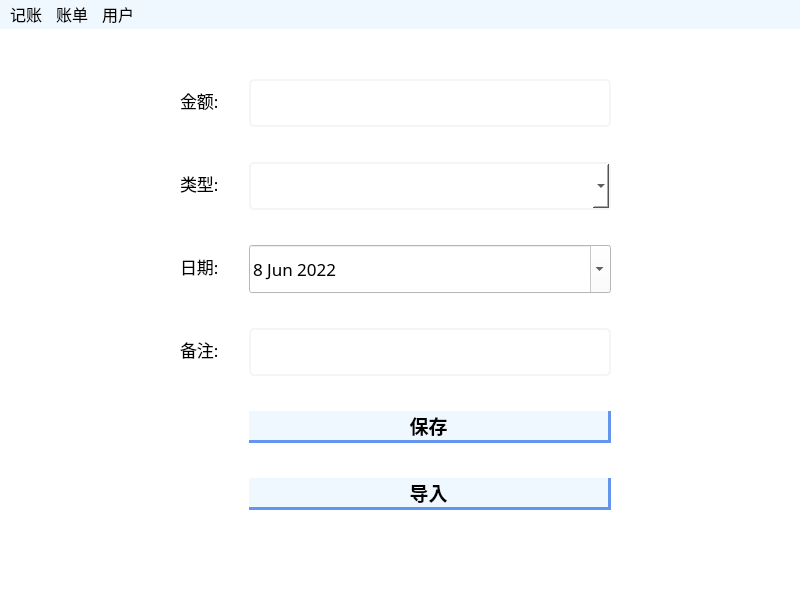
<?xml version="1.0" encoding="UTF-8"?>
<ui version="4.0">
 <class>MainWindow</class>
 <widget class="QMainWindow" name="MainWindow">
  <property name="geometry">
   <rect>
    <x>0</x>
    <y>0</y>
    <width>800</width>
    <height>600</height>
   </rect>
  </property>
  <property name="font">
   <font>
    <family>微软雅黑</family>
    <pointsize>12</pointsize>
   </font>
  </property>
  <property name="windowTitle">
   <string>个人记账系统</string>
  </property>
  <property name="styleSheet">
   <string notr="true">background-color: rgb(255, 255, 255);</string>
  </property>
  <property name="iconSize">
   <size>
    <width>24</width>
    <height>24</height>
   </size>
  </property>
  <widget class="QWidget" name="centralwidget">
   <widget class="QWidget" name="formLayoutWidget">
    <property name="geometry">
     <rect>
      <x>180</x>
      <y>50</y>
      <width>431</width>
      <height>431</height>
     </rect>
    </property>
    <layout class="QFormLayout" name="formLayout">
     <property name="horizontalSpacing">
      <number>30</number>
     </property>
     <property name="verticalSpacing">
      <number>35</number>
     </property>
     <item row="0" column="0">
      <widget class="QLabel" name="label">
       <property name="font">
        <font>
         <family>微软雅黑</family>
         <pointsize>13</pointsize>
        </font>
       </property>
       <property name="text">
        <string>金额:</string>
       </property>
      </widget>
     </item>
     <item row="0" column="1">
      <widget class="QLineEdit" name="lineEdit">
       <property name="sizePolicy">
        <sizepolicy hsizetype="Expanding" vsizetype="Expanding">
         <horstretch>0</horstretch>
         <verstretch>0</verstretch>
        </sizepolicy>
       </property>
       <property name="font">
        <font>
         <family>微软雅黑</family>
         <pointsize>13</pointsize>
        </font>
       </property>
       <property name="styleSheet">
        <string notr="true">QLineEdit{
    border: 2px solid #F5F5F5;
	border-radius: 5px;
}
QLineEdit:hover{
    border-bottom: 3px solid #66A3FF;
    }
QLineEdit:focus{
    border-bottom: 3px solid #6495ED;
    }</string>
       </property>
       <property name="text">
        <string/>
       </property>
      </widget>
     </item>
     <item row="1" column="0">
      <widget class="QLabel" name="label_3">
       <property name="font">
        <font>
         <family>微软雅黑</family>
         <pointsize>13</pointsize>
        </font>
       </property>
       <property name="text">
        <string>类型:</string>
       </property>
      </widget>
     </item>
     <item row="2" column="0">
      <widget class="QLabel" name="label_2">
       <property name="font">
        <font>
         <family>微软雅黑</family>
         <pointsize>13</pointsize>
        </font>
       </property>
       <property name="text">
        <string>日期:</string>
       </property>
      </widget>
     </item>
     <item row="2" column="1">
      <widget class="QDateEdit" name="dateEdit">
       <property name="sizePolicy">
        <sizepolicy hsizetype="Minimum" vsizetype="Expanding">
         <horstretch>0</horstretch>
         <verstretch>0</verstretch>
        </sizepolicy>
       </property>
       <property name="font">
        <font>
         <family>微软雅黑</family>
         <pointsize>13</pointsize>
        </font>
       </property>
       <property name="dateTime">
        <datetime>
         <hour>0</hour>
         <minute>0</minute>
         <second>0</second>
         <year>2022</year>
         <month>6</month>
         <day>8</day>
        </datetime>
       </property>
       <property name="calendarPopup">
        <bool>true</bool>
       </property>
       <property name="date">
        <date>
         <year>2022</year>
         <month>6</month>
         <day>8</day>
        </date>
       </property>
      </widget>
     </item>
     <item row="3" column="0">
      <widget class="QLabel" name="label_4">
       <property name="font">
        <font>
         <family>微软雅黑</family>
         <pointsize>13</pointsize>
        </font>
       </property>
       <property name="text">
        <string>备注:</string>
       </property>
      </widget>
     </item>
     <item row="3" column="1">
      <widget class="QLineEdit" name="lineEdit_3">
       <property name="sizePolicy">
        <sizepolicy hsizetype="Expanding" vsizetype="Expanding">
         <horstretch>0</horstretch>
         <verstretch>0</verstretch>
        </sizepolicy>
       </property>
       <property name="font">
        <font>
         <family>微软雅黑</family>
         <pointsize>13</pointsize>
        </font>
       </property>
       <property name="styleSheet">
        <string notr="true">QLineEdit{
    border: 2px solid #F5F5F5;
	border-radius: 5px;
}
QLineEdit:hover{
    border-bottom: 3px solid #66A3FF;
    }
QLineEdit:focus{
    border-bottom: 3px solid #6495ED;
    }</string>
       </property>
      </widget>
     </item>
     <item row="4" column="1">
      <widget class="QPushButton" name="pushButton">
       <property name="sizePolicy">
        <sizepolicy hsizetype="Minimum" vsizetype="Minimum">
         <horstretch>0</horstretch>
         <verstretch>0</verstretch>
        </sizepolicy>
       </property>
       <property name="font">
        <font>
         <family>微软雅黑</family>
         <pointsize>14</pointsize>
         <weight>75</weight>
         <bold>true</bold>
        </font>
       </property>
       <property name="styleSheet">
        <string notr="true">QPushButton{
background-color: rgb(240, 248, 255);
border-radius: 20px;
border-bottom: 3px solid #6495ED;
border-right: 3px solid #6495ED;
}
QPushButton:hover{
    border: none;
    }
QPushButton:pressed{
border: 3px solid #4169E1;
}</string>
       </property>
       <property name="text">
        <string>保存</string>
       </property>
      </widget>
     </item>
     <item row="5" column="1">
      <widget class="QPushButton" name="pushButton_2">
       <property name="sizePolicy">
        <sizepolicy hsizetype="Minimum" vsizetype="Minimum">
         <horstretch>0</horstretch>
         <verstretch>0</verstretch>
        </sizepolicy>
       </property>
       <property name="font">
        <font>
         <family>微软雅黑</family>
         <pointsize>14</pointsize>
         <weight>75</weight>
         <bold>true</bold>
        </font>
       </property>
       <property name="styleSheet">
        <string notr="true">QPushButton{
background-color: rgb(240, 248, 255);
border-radius: 20px;
border-bottom: 3px solid #6495ED;
border-right: 3px solid #6495ED;
}
QPushButton:hover{
    border: none;
    }
QPushButton:pressed{
border: 3px solid #6495ED;
}</string>
       </property>
       <property name="text">
        <string>导入</string>
       </property>
      </widget>
     </item>
     <item row="1" column="1">
      <widget class="QComboBox" name="comboBox">
       <property name="sizePolicy">
        <sizepolicy hsizetype="Preferred" vsizetype="Expanding">
         <horstretch>0</horstretch>
         <verstretch>0</verstretch>
        </sizepolicy>
       </property>
       <property name="font">
        <font>
         <family>微软雅黑</family>
         <pointsize>13</pointsize>
        </font>
       </property>
       <property name="styleSheet">
        <string notr="true">QComboBox{
border-radius: 5px;
border: 2px solid #F5F5F5;
}
</string>
       </property>
      </widget>
     </item>
    </layout>
   </widget>
  </widget>
  <widget class="QMenuBar" name="menubar">
   <property name="geometry">
    <rect>
     <x>0</x>
     <y>0</y>
     <width>800</width>
     <height>27</height>
    </rect>
   </property>
   <property name="font">
    <font>
     <pointsize>12</pointsize>
    </font>
   </property>
   <property name="styleSheet">
    <string notr="true">QMenuBar {
    background-color: #F0F8FF;
}
QMenuBar::item:selected {
    background: #66A3FF;
}</string>
   </property>
   <widget class="QMenu" name="menu">
    <property name="font">
     <font>
      <pointsize>12</pointsize>
     </font>
    </property>
    <property name="styleSheet">
     <string notr="true">QMenu {
	background-color: #F0F8FF;
	border-radius:2px;
}
QMenu::item:selected {
    border-color: darkblue;
    background: #66A3FF;
}</string>
    </property>
    <property name="title">
     <string>记账</string>
    </property>
    <addaction name="actionUndo"/>
   </widget>
   <widget class="QMenu" name="menu_2">
    <property name="styleSheet">
     <string notr="true">QMenu {
	background-color: #F0F8FF;
	border-radius:2px;
}
QMenu::item:selected {
    border-color: darkblue;
    background: #66A3FF;
}</string>
    </property>
    <property name="title">
     <string>账单</string>
    </property>
    <addaction name="actionShow"/>
    <addaction name="actionSearch"/>
   </widget>
   <widget class="QMenu" name="menu_4">
    <property name="styleSheet">
     <string notr="true">QMenu {
	background-color: #F0F8FF;
	border-radius:2px;
}
QMenu::item:selected {
    border-color: darkblue;
    background: #66A3FF;
}</string>
    </property>
    <property name="title">
     <string>用户</string>
    </property>
    <addaction name="action1"/>
   </widget>
   <addaction name="menu"/>
   <addaction name="menu_2"/>
   <addaction name="menu_4"/>
  </widget>
  <widget class="QStatusBar" name="statusbar"/>
  <action name="actionAdd">
   <property name="text">
    <string>Add</string>
   </property>
  </action>
  <action name="actionImport">
   <property name="text">
    <string>Import</string>
   </property>
  </action>
  <action name="actionShow">
   <property name="text">
    <string>明细</string>
   </property>
   <property name="font">
    <font>
     <family>微软雅黑</family>
     <pointsize>12</pointsize>
    </font>
   </property>
  </action>
  <action name="actionSearch">
   <property name="text">
    <string>统计</string>
   </property>
   <property name="font">
    <font>
     <family>微软雅黑</family>
     <pointsize>12</pointsize>
    </font>
   </property>
  </action>
  <action name="actionUndo">
   <property name="text">
    <string>撤回</string>
   </property>
   <property name="font">
    <font>
     <family>微软雅黑</family>
     <pointsize>12</pointsize>
    </font>
   </property>
  </action>
  <action name="actionshow">
   <property name="text">
    <string>show</string>
   </property>
  </action>
  <action name="action1">
   <property name="text">
    <string>切换账户</string>
   </property>
   <property name="font">
    <font>
     <family>微软雅黑</family>
     <pointsize>12</pointsize>
    </font>
   </property>
  </action>
 </widget>
 <resources/>
 <connections/>
</ui>
